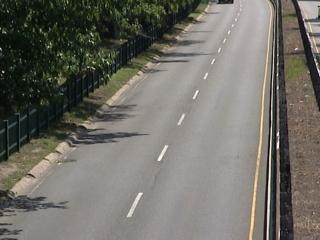
#> input picture Mathematical operations/inputs/highway/h0.jpg, 320 x 240 px, found by its file name; its folder holds 4 pictures in this run
$ python highway_img.py
#> lines starting #> are read from the running program, lines starting #| are printed output that depends on the picture
import cv2
import numpy as np
import matplotlib.pyplot as plt
import os

path = "/content/drive/MyDrive/ImageProcessing/Assignment-22/images/highway"

list_of_images = os.listdir(path)
list_of_images.sort()

images = []

for i in range(len(list_of_images)):

  image = cv2.imread(os.path.join(path, f'{list_of_images[i]}'))
#> image is the input picture: shape (240, 320, 3); mean B, G, R 102, 109.4, 111.8
  image = cv2.cvtColor(image, cv2.COLOR_RGB2GRAY)
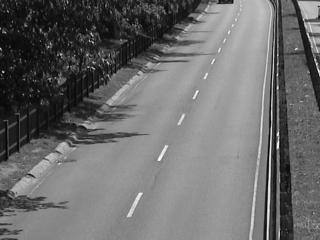
#> image: shape (240, 320); min 0, max 254, mean 107.5
  images.append(image)
#> pass 2 of the loop `for i in range(len(list_of_images)):`:
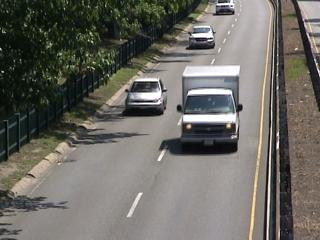
#> input picture Mathematical operations/inputs/highway/h1.jpg, 320 x 240 px, found by its file name
#> image is the input picture: shape (240, 320, 3); mean B, G, R 99.5, 106, 107.9
#> `image = cv2.cvtColor(image, cv2.COLOR_RGB2GRAY)`:
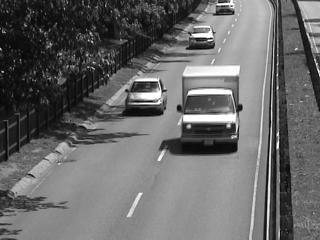
#> image: shape (240, 320); min 0, max 255, mean 104.4
#> pass 3 of the loop `for i in range(len(list_of_images)):`:
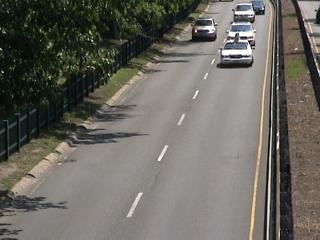
#> input picture Mathematical operations/inputs/highway/h10.jpg, 320 x 240 px, found by its file name
#> image is the input picture: shape (240, 320, 3); mean B, G, R 96.2, 103.4, 105.7
#> `image = cv2.cvtColor(image, cv2.COLOR_RGB2GRAY)`:
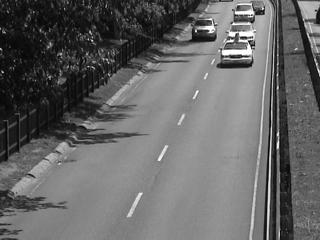
#> image: shape (240, 320); min 0, max 255, mean 101.6
#> the loop made 4 passes; the first 3 are shown

highway_img = np.zeros_like(images[0])
#> highway_img: shape (240, 320); every value is 0

for i in range(len(images)):
  highway_img = highway_img + images[i] // len(images)
#> this loop made 4 passes
#> pass 1, `highway_img = highway_img + images[i] // len(images)`:
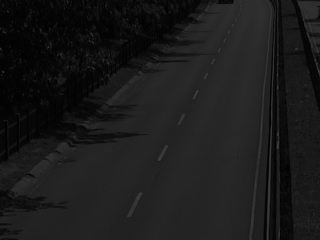
#> highway_img: shape (240, 320); min 0, max 63, mean 26.5
#> pass 2, `highway_img = highway_img + images[i] // len(images)`:
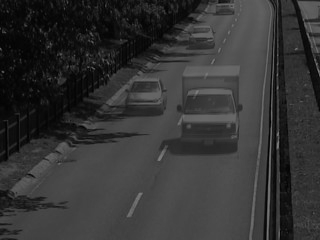
#> highway_img: shape (240, 320); min 1, max 126, mean 52.2
#> pass 3, `highway_img = highway_img + images[i] // len(images)`:
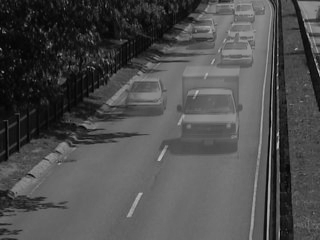
#> highway_img: shape (240, 320); min 1, max 189, mean 77.2
#> after the loop:
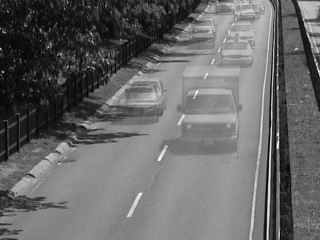
#> highway_img: shape (240, 320); min 1, max 252, mean 103.7

plt.imshow(highway_img, cmap = 'gray')

path = "/content/drive/MyDrive/ImageProcessing/Assignment-22/Results"
cv2.imwrite(os.path.join(path, "highway_img.jpg"), highway_img)
